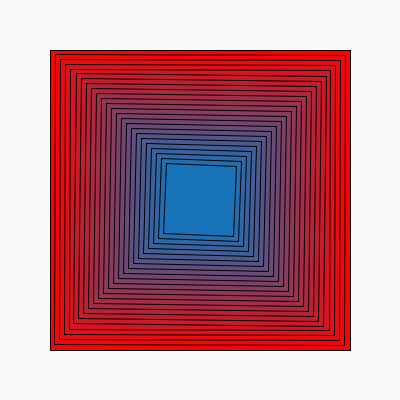
Frame 1 (no input)
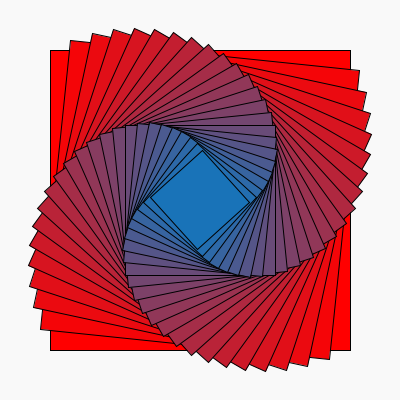
Frame 60 (the mouse pressed at the canvas centre just before this capture)
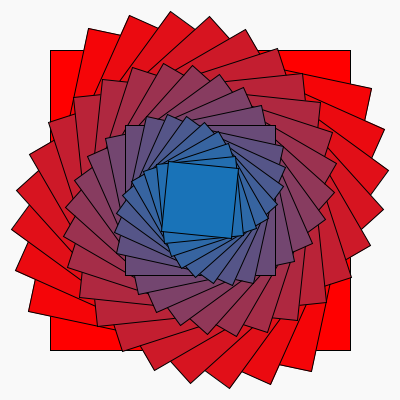
Frame 120 (the mouse held since frame 60 and released just before this capture)

The Processing sketch that drew these frames (run headless with seeded random() and noise(); from frame 60 on, the mouse is pressed at the canvas centre):

// Processing sketch: roseta_1
// ── roseta_1.pde
float a;
void setup() {
  size(400, 400);
  rectMode(CENTER);
  a=0;
}

void draw() {
  background(249);
  //noFill();
  a = a+0.1;
 
  translate(width/2, height/2);
  
  for (int i=0; i<24; i++) {
    pushMatrix();
    rotate(radians(a*i));
    fill(255- i*10,i*5,i*8);
    rect(0,0, 300 - 10*i, 300 - 10*i);
    popMatrix();
  }
}
